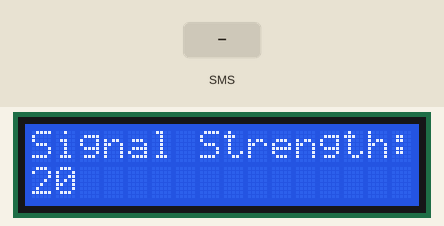
The sketch below on a simulated Arduino Uno, built with avr-gcc and run on an emulated ATmega328P. Shown: 16×2 character LCD. Inputs (shaded band) come from the test bench. What the sketch prints to the serial monitor is not drawn.

Above: at 4.1 s.
At 7.2 s:
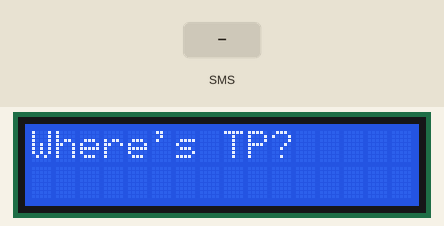
7.3 s: text message "1" received
At 9.4 s:
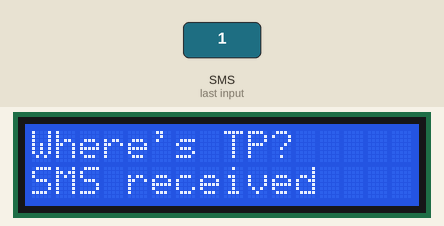
Timing chart, 0 to 10.9 s (numbered marks = the images above; inputs shaded):
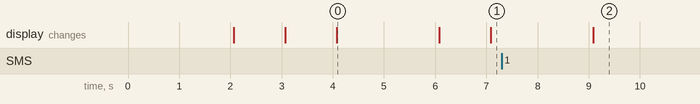

The sketch:

GSMTextMessage2LCD_modP.ino
```cpp
/*
 GSM Text 2 LCD is a sketch that will allow a text message (SMS) to be sent to the Arduino
 with a GSM shield and activated SIM card.  The sketch accepts messages from only one cell
 number.  The text message is saved, and then sent to an LCD.  Scrolling is done as needed.

 Circuit:
 * Arduino
 * GSM shield attached to an Arduino
 * SIM card that can receive SMS messages
 * 16x2 LCD and appropriate wiring

 Based on ReceiveSMS.ino:
 created 25 Feb 2012
 by Javier Zorzano / TD
 ReceiveSMS.ino example is in the public domain.
 http://arduino.cc/en/Tutorial/GSMExamplesReceiveSMS

 GSMTextMessage2LCD implementation written by T. Pilutti, December 8, 2013

 to use:
 0. Put your cell number in variable myCellNumber in code below
 1. Power up and wait for the "Waiting for SMS" message on the LCD
 2. Send SMS to the shield.
 3. Message will show up on LCD

*/

// include the GSM library
#include <GSM.h>
// include the LCD library
#include <LiquidCrystal.h>

// PIN Number for the SIM
#define PINNUMBER ""  // "" means no PIN is used

/* initialize the library with the numbers of interface pins:
LCD RS pin to digital pin 12
LCD Enable pin to digital pin 11
LCD data pin D4 to digital pin 5
LCD data pin D5 to digital pin 4
LCD data pin D6 to digital pin 6  // changed for gsm shield
LCD data pin D7 to digital pin 8  // changed for gsm shield
*/
LiquidCrystal lcd(12, 11, 5, 4, 6, 8);  // free pins when GSM shield used

// initialize the library instances
GSM gsmAccess;
GSMScanner scannerNetworks;
GSM_SMS sms;

char senderNumber[20];  // char array to hold the number a SMS is retreived from
char txtMsg[200];  // the text message char array
int numChars = 0; // number of characters in txtMsg
int validMessage = 0;  // set to 1 when there is a message to display
// put your cell number in myCellNumber
char myCellNumber[] = "+XXXXXXXXXXXX";  // used for message screening

void setup()
{
  // initialize serial communications and wait for port to open:
  Serial.begin(9600);

  // set up the LCD's number of columns and rows
  lcd.begin(16, 2);

  // connection state
  boolean notConnected = true;

  // provide information to LCD as GSM gets started
  lcd.print("GSM starting up ...");

  // Start GSM connection
  while(notConnected)
  {
    if(gsmAccess.begin(PINNUMBER)==GSM_READY)
      notConnected = false;
    else
    {
      lcd.setCursor(0,1); // format is col,row
      lcd.print("Initializing...");
      // delay(1000);
    }
  }

  // currently connected carrier
  Serial.print("Current carrier: ");
  Serial.println(scannerNetworks.getCurrentCarrier());
  lcd.clear();
  lcd.setCursor(0,0);
  lcd.print("Current carrier:");
  lcd.setCursor(0,1);
  lcd.print(scannerNetworks.getCurrentCarrier());
  delay(1000);
  lcd.clear();

  // returns strength and ber
  // signal strength in 0-31 scale. 31 means power > 51dBm
  // BER is the Bit Error Rate. 0-7 scale. 99=not detectable
  Serial.print("Signal Strength: ");
  Serial.print(scannerNetworks.getSignalStrength());
  lcd.setCursor(0,0);
  lcd.print("Signal Strength:");
  delay(1000);
  lcd.setCursor(0,1);
  lcd.print(scannerNetworks.getSignalStrength());
  delay(2000);
  lcd.clear();

  // print one time message to the LCD
  lcd.setCursor(0,0); // format is col,row
  lcd.print("Where's TP?");  // first row

  lcd.setCursor(0,1); // format is col,row
  lcd.print("Waiting for SMS");
  Serial.println("Waiting for SMS");  // Diagnostic


}

void loop()
{
  char c;
  int i; // char array index of txtMsg
  int validMessage; // set to 1 when there is a message to display

  // If there are any SMSs available()
  if (sms.available())
  {

    // show on display that a text message has been received
    lcd.setCursor(0,1); // format is col,row
    lcd.print("SMS received");
    delay(2000);

    // Get remote number
    sms.remoteNumber(senderNumber, 20);
    Serial.println("Message received from:");  // Diagnostic
    Serial.println(senderNumber);  // Diagnostic

    // Any messages not coming from my cell number should be discarded.
    if( strncmp( senderNumber, myCellNumber, 12 ) != 0 )  // strncmp returns 0 if match of 12 chars
    {
      Serial.println("Discarded SMS");  // Diagnostic
      sms.flush();
    }
    else {
      // Read message bytes and save them
      i = 0;
      while( c = sms.read() ) {
        Serial.print(c);  // Diagnostic
        // save the message character by character and keep track how many chars in message
        txtMsg[i] = c;
        i++;
        validMessage = 1;  // there is a valid message
      }
      numChars = i;  // the number of characters in txtMsg
    }

    // Delete message from modem memory
    sms.flush();
    Serial.println("MESSAGE DELETED");

   }  // end of if sms.available section

   if ( validMessage ) {

     // now print the message to the LCD.
     // if there is only one row, print it all at once, else
     // do scrolling.
     if ( numChars <= 16 ) {
       for (i = 0; i < numChars; i++) {
         lcd.setCursor(i, 1);  // format is col,row
         lcd.print(txtMsg[i]);
       }
     }
     else {
       // logic for how far to scroll
       for ( int q = 0; q <= numChars - 16; q++) {
         // print out just one char at a time, and repeat for each column
         for (i = 0; i < 16; i++) {
           lcd.setCursor(i, 1);  // i prints to a column
           lcd.print(txtMsg[i+q]);
           if (q == 0 && i == 15) {
             delay(1800); // time to read the starting 16 chars
           }
         }
          delay(650);  // time for the scroll delay
       }
     }

     delay(1000);  // time to hold the last line fragment

     // blank out the display after the scrolling has completed to prepare repeat
     for (i = 0; i < 16; i++) {
       lcd.setCursor(i, 1);  // format is col,row
       lcd.print(' ');  // blank out the second row
     }

     delay(2000);  // time the display is blank

   }  // end of if validMessage section

}
```

Measured:
- after the input at 7.3 s, the display: changes after 1.8 s (image 2)
- what the display in image 0 shows lasts 2.0 s, from 4.1 s to 6.1 s
